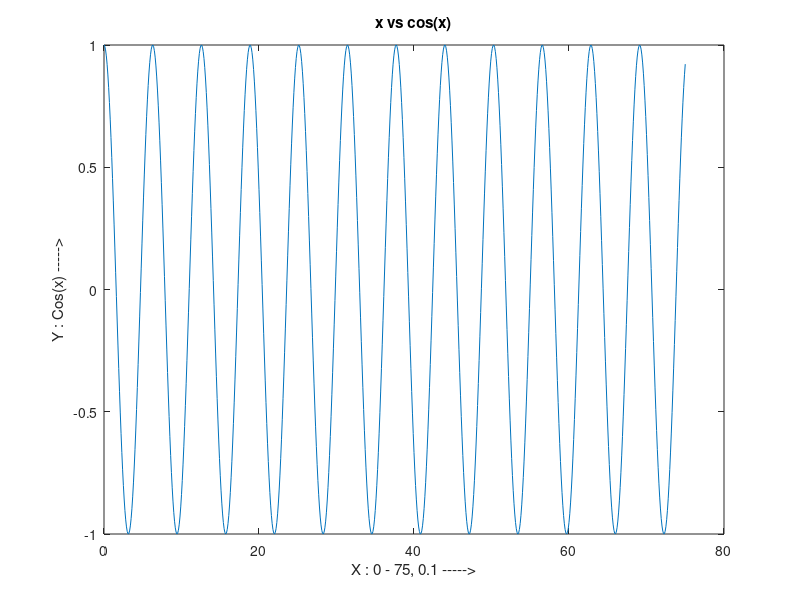

The MATLAB source for this figure:
% Making a quick plot

x = [0:0.1:75]; %x : 0, 0.1, 0.2,..., 75
y = cos(x); %y : cos(0), cos(0.1),...., cos(75)
plot(x,y); % plot x vs y
xlabel("X : 0 - 75, 0.1 ----->");
ylabel("Y : Cos(x) ----->");
title("x vs cos(x)");